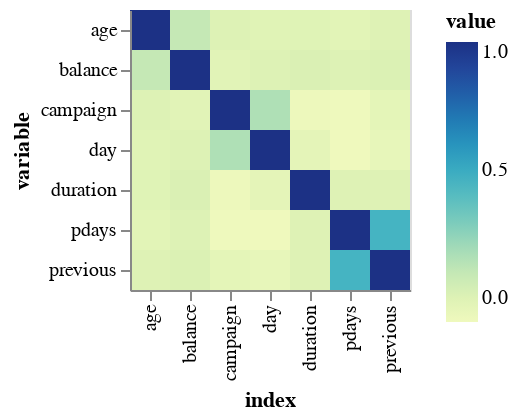

Here is the notebook cell this chart was saved with:
### Code cell
alt.Chart(df_corr_long).mark_rect().encode(
    alt.X("index"),
    alt.Y("variable"),
    alt.Color("value"),
)

### Figure 1 — Vega-Lite specification as saved in the notebook (floating-point values rounded to 4 significant figures)
{"config": {"view": {"continuousWidth": 300, "continuousHeight": 300}}, "data": {"name": "data-49ab099653d719c4befcebea221a7769"}, "mark": {"type": "rect"}, "encoding": {"color": {"field": "value", "type": "quantitative"}, "x": {"field": "index", "type": "nominal"}, "y": {"field": "variable", "type": "nominal"}}, "$schema": "https://vega.github.io/schema/vega-lite/v5.20.1.json", "datasets": {"data-49ab099653d719c4befcebea221a7769": [{"index": "age", "variable": "age", "value": 1.0}, {"index": "balance", "variable": "age", "value": 0.09778}, {"index": "day", "variable": "age", "value": -0.00912}, {"index": "duration", "variable": "age", "value": -0.004648}, {"index": "campaign", "variable": "age", "value": 0.00476}, {"index": "pdays", "variable": "age", "value": -0.02376}, {"index": "previous", "variable": "age", "value": 0.001288}, {"index": "age", "variable": "balance", "value": 0.09778}, {"index": "balance", "variable": "balance", "value": 1.0}, {"index": "day", "variable": "balance", "value": 0.004503}, {"index": "duration", "variable": "balance", "value": 0.02156}, {"index": "campaign", "variable": "balance", "value": -0.01458}, {"index": "pdays", "variable": "balance", "value": 0.003435}, {"index": "previous", "variable": "balance", "value": 0.01667}, {"index": "age", "variable": "day", "value": -0.00912}, {"index": "balance", "variable": "day", "value": 0.004503}, {"index": "day", "variable": "day", "value": 1.0}, {"index": "duration", "variable": "day", "value": -0.03021}, {"index": "campaign", "variable": "day", "value": 0.1625}, {"index": "pdays", "variable": "day", "value": -0.09304}, {"index": "previous", "variable": "day", "value": -0.05171}, {"index": "age", "variable": "duration", "value": -0.004648}, {"index": "balance", "variable": "duration", "value": 0.02156}, {"index": "day", "variable": "duration", "value": -0.03021}, {"index": "duration", "variable": "duration", "value": 1.0}, {"index": "campaign", "variable": "duration", "value": -0.08457}, {"index": "pdays", "variable": "duration", "value": -0.001565}, {"index": "previous", "variable": "duration", "value": 0.001203}, {"index": "age", "variable": "campaign", "value": 0.00476}, {"index": "balance", "variable": "campaign", "value": -0.01458}, {"index": "day", "variable": "campaign", "value": 0.1625}, {"index": "duration", "variable": "campaign", "value": -0.08457}, {"index": "campaign", "variable": "campaign", "value": 1.0}, {"index": "pdays", "variable": "campaign", "value": -0.08863}, {"index": "previous", "variable": "campaign", "value": -0.03286}, {"index": "age", "variable": "pdays", "value": -0.02376}, {"index": "balance", "variable": "pdays", "value": 0.003435}, {"index": "day", "variable": "pdays", "value": -0.09304}, {"index": "duration", "variable": "pdays", "value": -0.001565}, {"index": "campaign", "variable": "pdays", "value": -0.08863}, {"index": "pdays", "variable": "pdays", "value": 1.0}, {"index": "previous", "variable": "pdays", "value": 0.4548}, {"index": "age", "variable": "previous", "value": 0.001288}, {"index": "balance", "variable": "previous", "value": 0.01667}, {"index": "day", "variable": "previous", "value": -0.05171}, {"index": "duration", "variable": "previous", "value": 0.001203}, {"index": "campaign", "variable": "previous", "value": -0.03286}, {"index": "pdays", "variable": "previous", "value": 0.4548}, {"index": "previous", "variable": "previous", "value": 1.0}]}}
